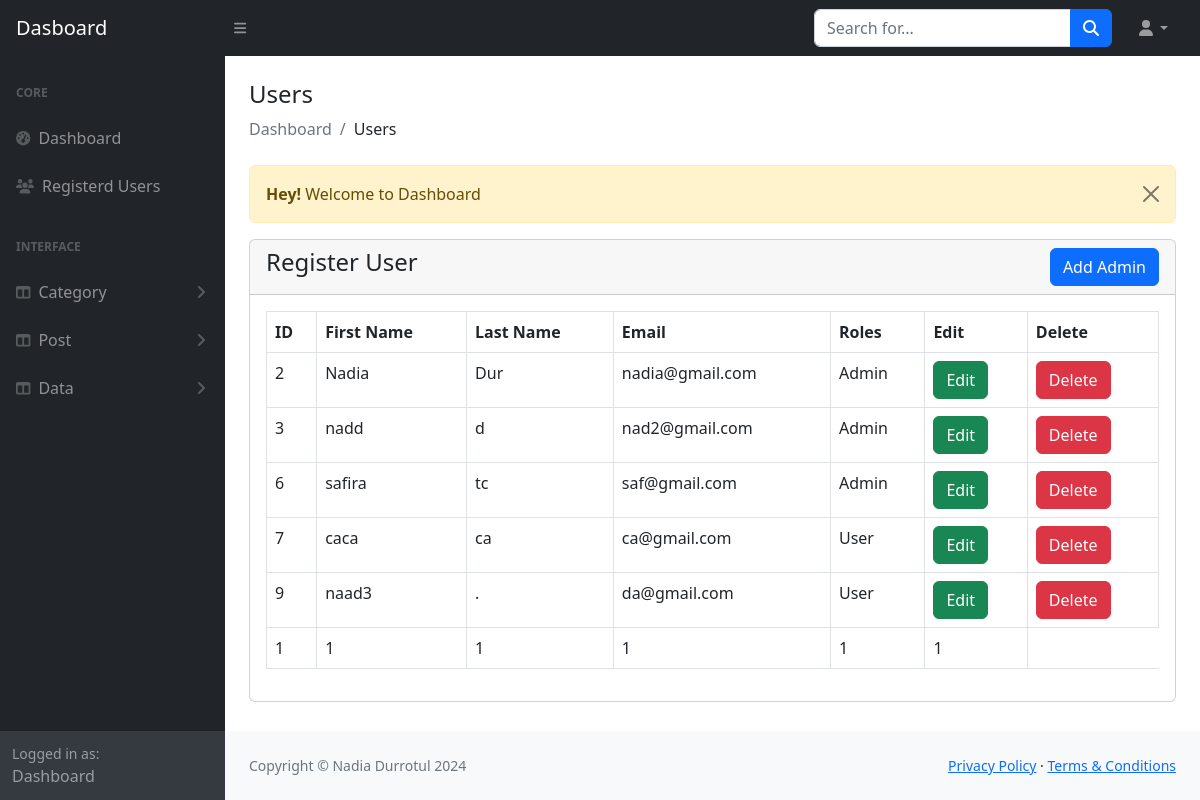
The page /admin1/view-register.php (signed in) on the database its author committed.
### tables this page shows
CREATE TABLE `users` (
  `id` int(11) NOT NULL,
  `fname` varchar(191) NOT NULL,
  `lname` varchar(191) NOT NULL,
  `email` varchar(191) NOT NULL,
  `password` varchar(191) NOT NULL,
  `role_as` tinyint(4) NOT NULL DEFAULT 0,
  `status` tinyint(1) NOT NULL DEFAULT 0,
  `created_at` timestamp NOT NULL DEFAULT current_timestamp()
);

### admin1/view-register.php (the view)
<?php
include('authentication.php');
include('includes/header.php');
?>
<div class="container-fluid px-4">
 <h4 class="mt-4">Users</h4>
      <ol class="breadcrumb mb-4">
          <li class="breadcrumb-item active">Dashboard</li>
          <li class="breadcrumb-item ">Users</li>
      </ol>
     <div class="row">
     <div class="col-md-12">
        <?php include('message.php'); ?>
        <div class="card">
            <div class="card-header">
                <h4>Register User
                    <a href="register-add.php" class="btn btn-primary float-end">Add Admin</a>
                </h4>
            </div>
            <div class="card-body">
            <table class="table table-bordered">
                <thead>
                    <tr>
                        <th>ID</th>
                        <th>First Name</th>
                        <th>Last Name</th>
                        <th>Email</th>
                        <th>Roles</th>
                        <th>Edit</th>
                        <th>Delete</th>
                    </tr>
                </thead>
                <tbody>
                    <?php
                    $query = "SELECT * FROM users";
                    $query_run = mysqli_query($con, $query);
                    if(mysqli_num_rows($query_run) > 0)
                    {
                        foreach($query_run as $row)
                        {
                            ?>
                            <tr>
                                 <td><?= $row['id']; ?></td>
                                 <td><?= $row['fname']; ?></td>
                                 <td><?= $row['lname']; ?></td>
                                 <td><?= $row['email']; ?></td>
                                 <td>
                                    <?php
                                    if($row['role_as'] == '1'){
                                        echo 'Admin';
                                    }elseif($row['role_as'] == '0'){
                                        echo 'User';
                                    }
                                    ?>
                                </td>
                                 <td><a href="register-edit.php?id=<?=$row['id'];?>" class="btn btn-success">Edit</a></td>
                                 <form action="code.php" method="POST">
                                 <td><button type="submit" name="user_delete" value="<?= $row['id'];?>" class="btn btn-danger">Delete</button></td>
                                 </form>
                            </tr>
                            <?php
                        }
                    }
                    else
                    {
                    ?>
                        <tr>
                            <td colspan="6">No Record Found</td>
                        </tr>
                    <?php
                    }
                    ?>
                     <tr>
                       <td>1</td>
                       <td>1</td>
                       <td>1</td>
                       <td>1</td>
                       <td>1</td>
                       <td>1</td>
                    </tr>
                </tbody>
            </table>
            </div>
        </div>
     </div>
     </div>
</div>
<?php
include('includes/footer.php');
include('includes/scripts.php');
?>

### rows shown on the page
users: id "2", fname "Nadia", lname "Dur", email "nadia@gmail.com", role_as "Admin"
users: id "3", fname "nadd", lname "d", email "nad2@gmail.com", role_as "Admin"
users: id "6", fname "safira", lname "tc", email "saf@gmail.com", role_as "Admin"
users: id "7", fname "caca", lname "ca", email "ca@gmail.com", role_as "User"
users: id "9", fname "naad3", lname ".", email "da@gmail.com", role_as "User"

### other values the page prints
$_SESSION['message'] "Welcome to Dashboard"
